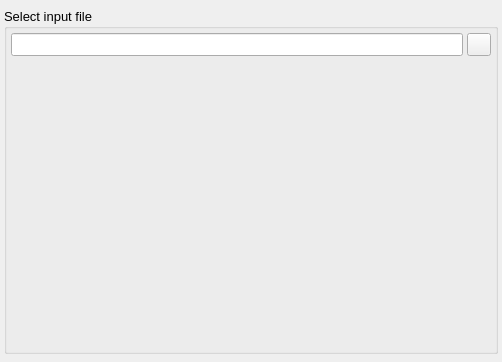
<?xml version="1.0" encoding="UTF-8"?>
<ui version="4.0">
 <class>ImportSpeciesWizard</class>
 <widget class="QWidget" name="ImportSpeciesWizard">
  <property name="geometry">
   <rect>
    <x>0</x>
    <y>0</y>
    <width>502</width>
    <height>362</height>
   </rect>
  </property>
  <property name="font">
   <font>
    <pointsize>10</pointsize>
   </font>
  </property>
  <property name="windowTitle">
   <string>Form</string>
  </property>
  <layout class="QVBoxLayout" name="verticalLayout">
   <property name="spacing">
    <number>4</number>
   </property>
   <property name="leftMargin">
    <number>0</number>
   </property>
   <property name="topMargin">
    <number>0</number>
   </property>
   <property name="rightMargin">
    <number>0</number>
   </property>
   <property name="bottomMargin">
    <number>0</number>
   </property>
   <item>
    <widget class="QWidget" name="WizardHeaderWidget" native="true"/>
   </item>
   <item>
    <widget class="QStackedWidget" name="MainStack">
     <property name="currentIndex">
      <number>0</number>
     </property>
     <widget class="QWidget" name="ImportSpeciesSelectFilePage">
      <layout class="QVBoxLayout" name="verticalLayout_10">
       <property name="spacing">
        <number>4</number>
       </property>
       <property name="leftMargin">
        <number>4</number>
       </property>
       <property name="topMargin">
        <number>4</number>
       </property>
       <property name="rightMargin">
        <number>4</number>
       </property>
       <property name="bottomMargin">
        <number>4</number>
       </property>
       <item>
        <widget class="QGroupBox" name="InputFileGroup">
         <property name="title">
          <string>Select input file</string>
         </property>
         <layout class="QVBoxLayout" name="verticalLayout_7">
          <property name="spacing">
           <number>4</number>
          </property>
          <property name="leftMargin">
           <number>4</number>
          </property>
          <property name="topMargin">
           <number>4</number>
          </property>
          <property name="rightMargin">
           <number>4</number>
          </property>
          <property name="bottomMargin">
           <number>4</number>
          </property>
          <item>
           <layout class="QHBoxLayout" name="horizontalLayout_2">
            <property name="spacing">
             <number>4</number>
            </property>
            <item>
             <widget class="QLineEdit" name="InputFileEdit"/>
            </item>
            <item>
             <widget class="QToolButton" name="InputFileSelectButton">
              <property name="text">
               <string/>
              </property>
              <property name="icon">
               <iconset resource="main.qrc">
                <normaloff>:/menu/icons/menu_open.svg</normaloff>:/menu/icons/menu_open.svg</iconset>
              </property>
             </widget>
            </item>
           </layout>
          </item>
          <item>
           <spacer name="verticalSpacer_3">
            <property name="orientation">
             <enum>Qt::Vertical</enum>
            </property>
            <property name="sizeHint" stdset="0">
             <size>
              <width>20</width>
              <height>40</height>
             </size>
            </property>
           </spacer>
          </item>
         </layout>
        </widget>
       </item>
      </layout>
     </widget>
     <widget class="QWidget" name="ImportSpeciesSelectSpeciesPage">
      <layout class="QVBoxLayout" name="verticalLayout_8">
       <property name="spacing">
        <number>4</number>
       </property>
       <property name="leftMargin">
        <number>4</number>
       </property>
       <property name="topMargin">
        <number>4</number>
       </property>
       <property name="rightMargin">
        <number>4</number>
       </property>
       <property name="bottomMargin">
        <number>4</number>
       </property>
       <item>
        <widget class="QGroupBox" name="SpeciesGroup">
         <property name="title">
          <string>Choose the Species to import</string>
         </property>
         <layout class="QVBoxLayout" name="verticalLayout_4">
          <property name="spacing">
           <number>4</number>
          </property>
          <property name="leftMargin">
           <number>4</number>
          </property>
          <property name="topMargin">
           <number>4</number>
          </property>
          <property name="rightMargin">
           <number>4</number>
          </property>
          <property name="bottomMargin">
           <number>4</number>
          </property>
          <item>
           <widget class="QListWidget" name="SpeciesList">
            <property name="editTriggers">
             <set>QAbstractItemView::NoEditTriggers</set>
            </property>
            <property name="showDropIndicator" stdset="0">
             <bool>false</bool>
            </property>
           </widget>
          </item>
         </layout>
        </widget>
       </item>
      </layout>
     </widget>
     <widget class="QWidget" name="AtomTypesPage">
      <layout class="QVBoxLayout" name="verticalLayout_9">
       <property name="spacing">
        <number>4</number>
       </property>
       <property name="leftMargin">
        <number>4</number>
       </property>
       <property name="topMargin">
        <number>4</number>
       </property>
       <property name="rightMargin">
        <number>4</number>
       </property>
       <property name="bottomMargin">
        <number>4</number>
       </property>
       <item>
        <widget class="QGroupBox" name="AtomTypesGroup">
         <property name="title">
          <string>Check / re-map AtomTypes</string>
         </property>
         <layout class="QVBoxLayout" name="verticalLayout_11">
          <property name="spacing">
           <number>4</number>
          </property>
          <property name="leftMargin">
           <number>4</number>
          </property>
          <property name="topMargin">
           <number>4</number>
          </property>
          <property name="rightMargin">
           <number>4</number>
          </property>
          <property name="bottomMargin">
           <number>4</number>
          </property>
          <item>
           <layout class="QHBoxLayout" name="horizontalLayout_4">
            <property name="spacing">
             <number>4</number>
            </property>
            <item>
             <widget class="QListWidget" name="AtomTypesList">
              <property name="selectionMode">
               <enum>QAbstractItemView::ExtendedSelection</enum>
              </property>
              <property name="selectionBehavior">
               <enum>QAbstractItemView::SelectRows</enum>
              </property>
              <property name="iconSize">
               <size>
                <width>20</width>
                <height>20</height>
               </size>
              </property>
             </widget>
            </item>
            <item>
             <layout class="QVBoxLayout" name="verticalLayout_5">
              <property name="spacing">
               <number>4</number>
              </property>
              <item>
               <widget class="QPushButton" name="AtomTypesPrefixButton">
                <property name="enabled">
                 <bool>false</bool>
                </property>
                <property name="toolTip">
                 <string>Add a prefix to all selected AtomType names</string>
                </property>
                <property name="text">
                 <string>Prefix...</string>
                </property>
               </widget>
              </item>
              <item>
               <widget class="QPushButton" name="AtomTypesSuffixButton">
                <property name="enabled">
                 <bool>false</bool>
                </property>
                <property name="toolTip">
                 <string>Add a suffix to all selected AtomType names</string>
                </property>
                <property name="text">
                 <string>Suffix...</string>
                </property>
               </widget>
              </item>
              <item>
               <spacer name="verticalSpacer_4">
                <property name="orientation">
                 <enum>Qt::Vertical</enum>
                </property>
                <property name="sizeHint" stdset="0">
                 <size>
                  <width>20</width>
                  <height>40</height>
                 </size>
                </property>
               </spacer>
              </item>
             </layout>
            </item>
           </layout>
          </item>
          <item>
           <layout class="QHBoxLayout" name="horizontalLayout_7">
            <item>
             <widget class="CheckIndicator" name="AtomTypesIndicator">
              <property name="sizePolicy">
               <sizepolicy hsizetype="Fixed" vsizetype="Fixed">
                <horstretch>0</horstretch>
                <verstretch>0</verstretch>
               </sizepolicy>
              </property>
              <property name="maximumSize">
               <size>
                <width>16</width>
                <height>16</height>
               </size>
              </property>
              <property name="text">
               <string/>
              </property>
              <property name="scaledContents">
               <bool>true</bool>
              </property>
             </widget>
            </item>
            <item>
             <widget class="QLabel" name="AtomTypesIndicatorLabel">
              <property name="sizePolicy">
               <sizepolicy hsizetype="Expanding" vsizetype="Preferred">
                <horstretch>0</horstretch>
                <verstretch>0</verstretch>
               </sizepolicy>
              </property>
              <property name="text">
               <string>No conflicts with existing AtomTypes</string>
              </property>
             </widget>
            </item>
           </layout>
          </item>
         </layout>
        </widget>
       </item>
      </layout>
     </widget>
     <widget class="QWidget" name="MasterTermsPage">
      <layout class="QVBoxLayout" name="verticalLayout_17">
       <property name="spacing">
        <number>4</number>
       </property>
       <property name="leftMargin">
        <number>4</number>
       </property>
       <property name="topMargin">
        <number>4</number>
       </property>
       <property name="rightMargin">
        <number>4</number>
       </property>
       <property name="bottomMargin">
        <number>4</number>
       </property>
       <item>
        <widget class="QGroupBox" name="MasterTermsGroup">
         <property name="title">
          <string>Check / re-map MasterTerms</string>
         </property>
         <layout class="QVBoxLayout" name="verticalLayout_15">
          <property name="spacing">
           <number>4</number>
          </property>
          <property name="leftMargin">
           <number>4</number>
          </property>
          <property name="topMargin">
           <number>4</number>
          </property>
          <property name="rightMargin">
           <number>4</number>
          </property>
          <property name="bottomMargin">
           <number>4</number>
          </property>
          <item>
           <layout class="QHBoxLayout" name="horizontalLayout_6">
            <property name="spacing">
             <number>4</number>
            </property>
            <item>
             <widget class="QTreeWidget" name="MasterTermsTree">
              <property name="selectionMode">
               <enum>QAbstractItemView::ExtendedSelection</enum>
              </property>
              <property name="selectionBehavior">
               <enum>QAbstractItemView::SelectRows</enum>
              </property>
              <property name="iconSize">
               <size>
                <width>20</width>
                <height>20</height>
               </size>
              </property>
              <attribute name="headerVisible">
               <bool>false</bool>
              </attribute>
              <column>
               <property name="text">
                <string notr="true">1</string>
               </property>
              </column>
             </widget>
            </item>
            <item>
             <layout class="QVBoxLayout" name="verticalLayout_16">
              <property name="spacing">
               <number>4</number>
              </property>
              <item>
               <widget class="QPushButton" name="MasterTermsPrefixButton">
                <property name="enabled">
                 <bool>false</bool>
                </property>
                <property name="toolTip">
                 <string>Add a prefix to all selected AtomType names</string>
                </property>
                <property name="text">
                 <string>Prefix...</string>
                </property>
               </widget>
              </item>
              <item>
               <widget class="QPushButton" name="MasterTermsSuffixButton">
                <property name="enabled">
                 <bool>false</bool>
                </property>
                <property name="toolTip">
                 <string>Add a suffix to all selected AtomType names</string>
                </property>
                <property name="text">
                 <string>Suffix...</string>
                </property>
               </widget>
              </item>
              <item>
               <spacer name="verticalSpacer_6">
                <property name="orientation">
                 <enum>Qt::Vertical</enum>
                </property>
                <property name="sizeHint" stdset="0">
                 <size>
                  <width>20</width>
                  <height>40</height>
                 </size>
                </property>
               </spacer>
              </item>
             </layout>
            </item>
           </layout>
          </item>
          <item>
           <layout class="QHBoxLayout" name="horizontalLayout_8">
            <item>
             <widget class="CheckIndicator" name="MasterTermsIndicator">
              <property name="sizePolicy">
               <sizepolicy hsizetype="Fixed" vsizetype="Fixed">
                <horstretch>0</horstretch>
                <verstretch>0</verstretch>
               </sizepolicy>
              </property>
              <property name="maximumSize">
               <size>
                <width>16</width>
                <height>16</height>
               </size>
              </property>
              <property name="text">
               <string/>
              </property>
              <property name="scaledContents">
               <bool>true</bool>
              </property>
             </widget>
            </item>
            <item>
             <widget class="QLabel" name="MasterTermsIndicatorLabel">
              <property name="sizePolicy">
               <sizepolicy hsizetype="Expanding" vsizetype="Preferred">
                <horstretch>0</horstretch>
                <verstretch>0</verstretch>
               </sizepolicy>
              </property>
              <property name="text">
               <string>No conflicts with existing MasterTerms</string>
              </property>
             </widget>
            </item>
           </layout>
          </item>
         </layout>
        </widget>
       </item>
      </layout>
     </widget>
     <widget class="QWidget" name="SpeciesNamePage">
      <layout class="QVBoxLayout" name="verticalLayout_6" stretch="0">
       <property name="spacing">
        <number>4</number>
       </property>
       <property name="leftMargin">
        <number>4</number>
       </property>
       <property name="topMargin">
        <number>4</number>
       </property>
       <property name="rightMargin">
        <number>4</number>
       </property>
       <property name="bottomMargin">
        <number>4</number>
       </property>
       <item>
        <widget class="QGroupBox" name="SpeciesNameGroup">
         <property name="title">
          <string>Enter the name of the new Species</string>
         </property>
         <layout class="QVBoxLayout" name="verticalLayout_13">
          <property name="spacing">
           <number>4</number>
          </property>
          <property name="leftMargin">
           <number>4</number>
          </property>
          <property name="topMargin">
           <number>4</number>
          </property>
          <property name="rightMargin">
           <number>4</number>
          </property>
          <property name="bottomMargin">
           <number>4</number>
          </property>
          <item>
           <layout class="QHBoxLayout" name="horizontalLayout">
            <property name="spacing">
             <number>4</number>
            </property>
            <item>
             <spacer name="horizontalSpacer">
              <property name="orientation">
               <enum>Qt::Horizontal</enum>
              </property>
              <property name="sizeType">
               <enum>QSizePolicy::Fixed</enum>
              </property>
              <property name="sizeHint" stdset="0">
               <size>
                <width>40</width>
                <height>20</height>
               </size>
              </property>
             </spacer>
            </item>
            <item>
             <widget class="CheckIndicator" name="SpeciesNameIndicator">
              <property name="sizePolicy">
               <sizepolicy hsizetype="Minimum" vsizetype="Minimum">
                <horstretch>0</horstretch>
                <verstretch>0</verstretch>
               </sizepolicy>
              </property>
              <property name="text">
               <string/>
              </property>
             </widget>
            </item>
            <item>
             <widget class="QLineEdit" name="SpeciesNameEdit"/>
            </item>
           </layout>
          </item>
          <item>
           <spacer name="verticalSpacer_2">
            <property name="orientation">
             <enum>Qt::Vertical</enum>
            </property>
            <property name="sizeHint" stdset="0">
             <size>
              <width>20</width>
              <height>226</height>
             </size>
            </property>
           </spacer>
          </item>
         </layout>
        </widget>
       </item>
      </layout>
     </widget>
    </widget>
   </item>
   <item>
    <widget class="QWidget" name="WizardFooterWidget" native="true"/>
   </item>
  </layout>
 </widget>
 <customwidgets>
  <customwidget>
   <class>CheckIndicator</class>
   <extends>QLabel</extends>
   <header>gui/widgets/checkindicator.hui</header>
  </customwidget>
 </customwidgets>
 <resources>
  <include location="main.qrc"/>
 </resources>
 <connections/>
</ui>
